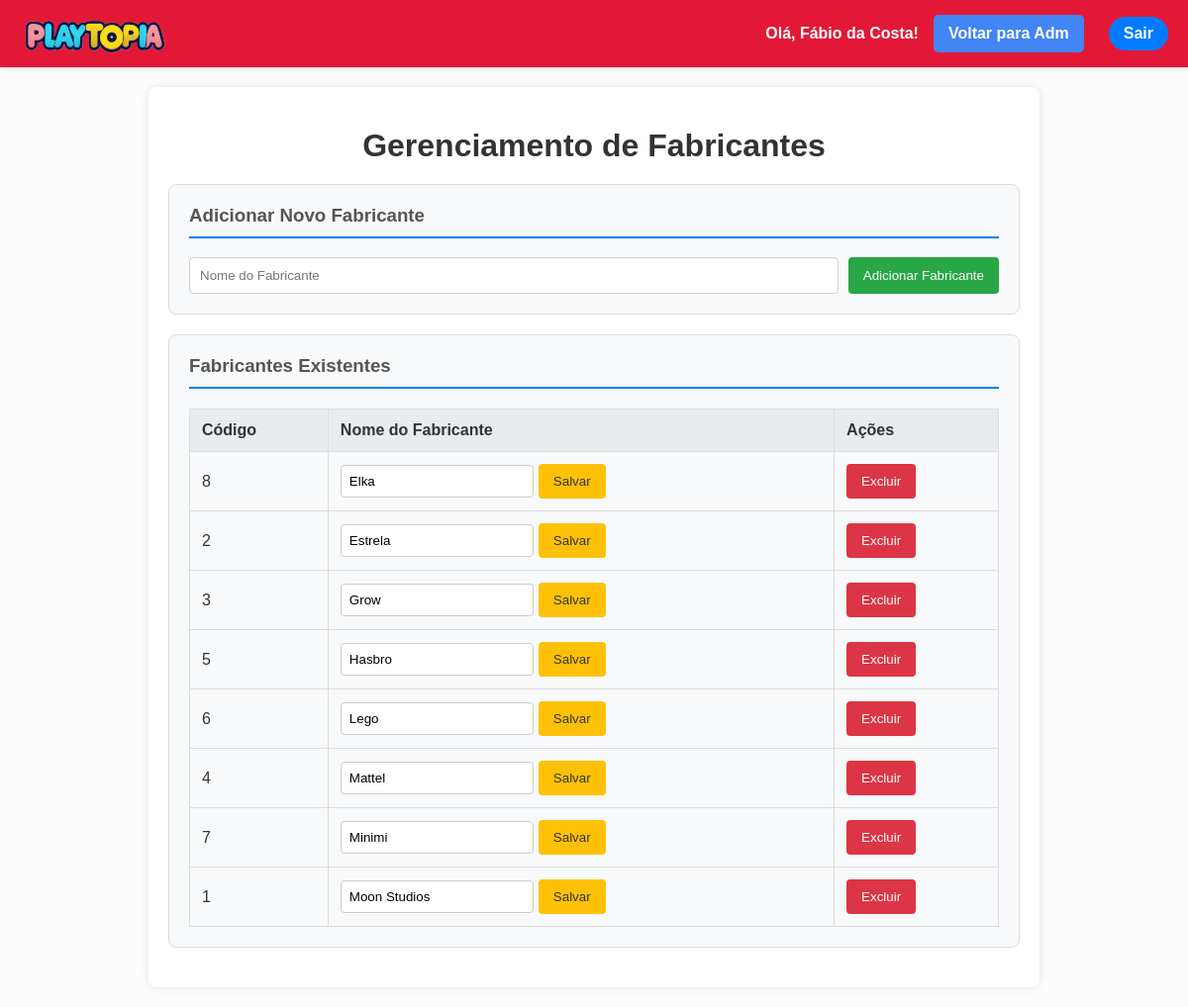
The app's page /loja_brinquedos/gerenciar_fabricantes.php (signed in), older data.
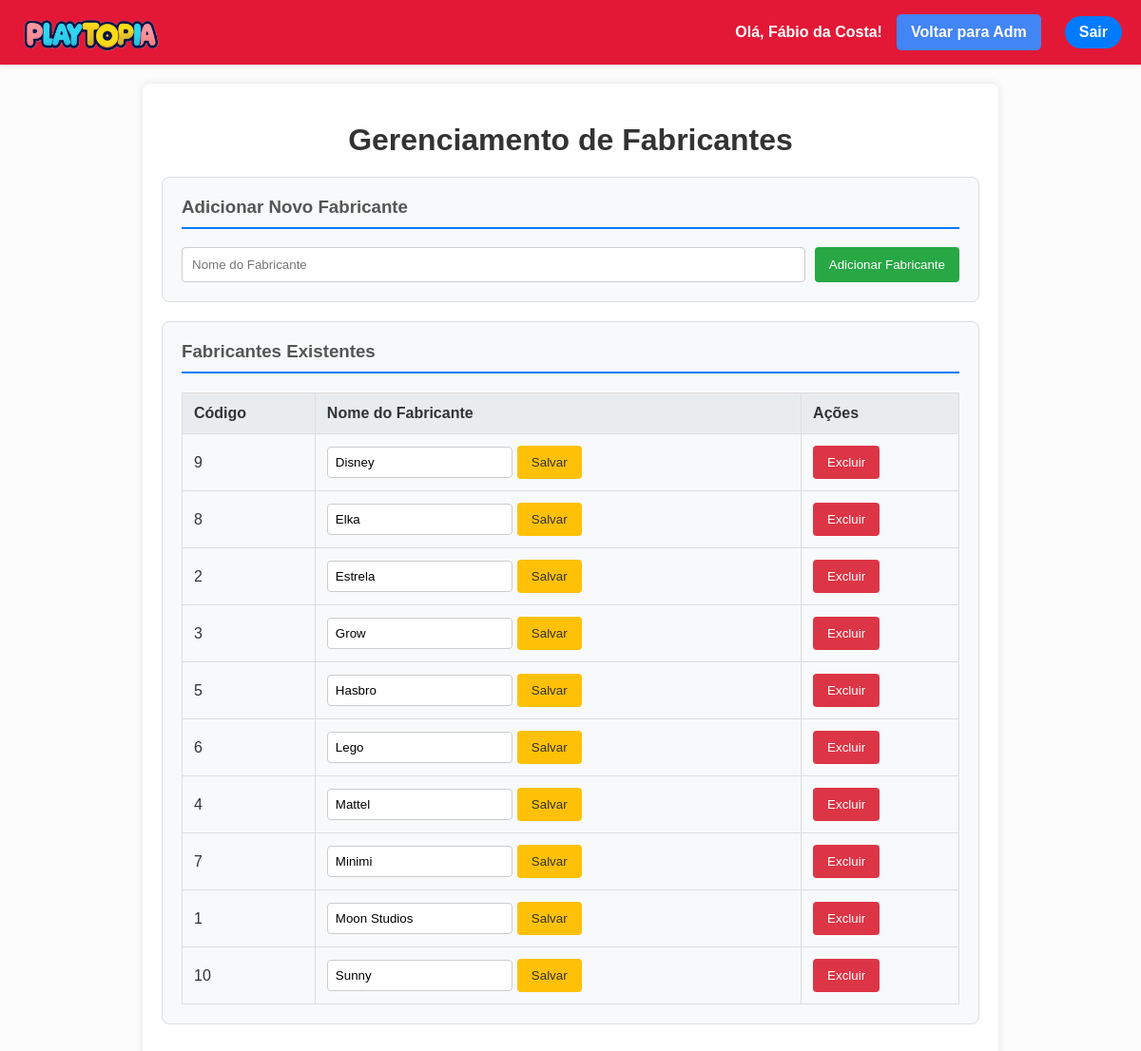
The same page, newer data.
### tables this page shows
CREATE TABLE IF NOT EXISTS `fabricante` (
  `codigo` int(5) NOT NULL AUTO_INCREMENT,
  `nome` varchar(100) NOT NULL,
  PRIMARY KEY (`codigo`),
  UNIQUE KEY `nome` (`nome`)
);

### loja_brinquedos/gerenciar_fabricantes.php (the view, shortened to what this page needs)
<?php
require_once "db_connection.php";
$sql_fabricantes = "SELECT codigo, nome FROM fabricante ORDER BY nome ASC";
$result_fabricantes = $conn->query($sql_fabricantes);
$fabricantes = $result_fabricantes->fetch_all(MYSQLI_ASSOC);
?>
<!DOCTYPE html>
<html lang="pt-BR">
<head>
    <link rel="stylesheet" href="styles.css">
</head>
<body>
<div class="header">
    <a href="loja.php">
        <img src="logo.png" alt="Logo da Playtopia" class="logo-loja-adm">
    </a>
    <div class="user-actions">
        <span class="welcome-message">Olá, <?php echo htmlspecialchars($_SESSION['user_name']); ?>!</span>
        <a href="administracao.php" class="admin-btn">Voltar para Adm</a>
        <a href="logout.php" class="logout-btn">Sair</a>
    </div>
</div>
<div class="container-adm">
    <h1>Gerenciamento de Fabricantes</h1>
    <div class="card-adm">
        <h3>Adicionar Novo Fabricante</h3>
        <form method="post" action="gerenciar_fabricantes.php" class="form-adm">
            <input type="text" name="nome_novo_fabricante" placeholder="Nome do Fabricante" required>
            <button type="submit" name="adicionar_fabricante" class="btn-adm btn-add">Adicionar Fabricante</button>
        </form>
    </div>
    <div class="card-adm">
        <h3>Fabricantes Existentes</h3>
        <?php if (!empty($fabricantes)): ?>
            <table class="table-adm">
                <thead>
                    <tr>
                        <th>Código</th>
                        <th>Nome do Fabricante</th>
                        <th>Ações</th>
                    </tr>
                </thead>
                <tbody>
                    <?php foreach ($fabricantes as $fabricante): ?>
                        <tr>
                            <td><?php echo htmlspecialchars($fabricante['codigo']); ?></td>
                            <td>
                                <form method="post" action="gerenciar_fabricantes.php" class="inline-form">
                                    <input type="text" name="nome_editar" value="<?php echo htmlspecialchars($fabricante['nome']); ?>" required>
                                    <button type="submit" name="editar_fabricante" class="btn-adm btn-edit">Salvar</button>
                                </form>
                            </td>
                            <td>
                                <form method="post" action="gerenciar_fabricantes.php" class="inline-form" onsubmit="return confirm('Tem certeza que deseja excluir este fabricante?');">
                                    <button type="submit" name="excluir_fabricante" class="btn-adm btn-delete">Excluir</button>
                                </form>
                            </td>
                        </tr>
                    <?php endforeach; ?>
                </tbody>
            </table>
        <?php else: ?>
            <p>Nenhum fabricante cadastrado.</p>
        <?php endif; ?>
    </div>
</div>
</body>
</html>

### loja_brinquedos/styles.css (style rules this page uses)
.header { background-color: var(--primary-color); padding: 20px; box-shadow: 0 2px 4px rgba(0, 0, 0, 0.1); display: flex; justify-content: space-between; align-items: center; position: sticky; top: 0; z-index: 1000; flex-wrap: wrap; gap: 10px; }
.logo-loja-adm { height: 150px; width: auto; position: fixed; top: -35px; }
.user-actions { display: flex; align-items: center; gap: 15px; }
.welcome-message { font-weight: bold; color: #555; }
.login-btn, .logout-btn { text-decoration: none; color: #fff; background-color: #4285f4; padding: 8px 15px; border-radius: 20px; transition: background-color 0.3s; }
.admin-btn { background-color: #4285f4; color: white; padding: 10px 15px; text-decoration: none; border-radius: 5px; margin-right: 10px; transition: background-color 0.3s; }
.welcome-message { font-weight: bold; color: #333; }
.login-btn, .logout-btn { text-decoration: none; color: #fff; background-color: #007bff; padding: 8px 12px; border-radius: 5px; transition: background-color 0.3s; }
.container-adm { max-width: 900px; margin: 20px auto; padding: 20px; background-color: #fff; box-shadow: 0 0 10px rgba(0, 0, 0, 0.1); border-radius: 8px; }
.container-adm h1 { text-align: center; color: #333; margin-bottom: 20px; }
.card-adm { background-color: #f8f9fa; border: 1px solid #ddd; border-radius: 8px; padding: 20px; margin-bottom: 20px; }
.card-adm h3 { margin-top: 0; color: #555; border-bottom: 2px solid #007bff; padding-bottom: 10px; }
.form-adm { display: flex; gap: 10px; }
.form-adm input[type="text"] { flex-grow: 1; padding: 10px; border: 1px solid #ccc; border-radius: 4px; }
.btn-adm { padding: 10px 15px; border: none; border-radius: 4px; color: #fff; cursor: pointer; transition: background-color 0.3s; }
.btn-add { background-color: #28a745; }
.table-adm { width: 100%; border-collapse: collapse; margin-top: 20px; }
.table-adm th, .table-adm td { border: 1px solid #ddd; padding: 12px; text-align: left; }
.table-adm th { background-color: #e9ecef; }
.inline-form { display: inline-flex; gap: 5px; align-items: center; }
.inline-form input[type="text"] { padding: 8px; border: 1px solid #ccc; border-radius: 4px; }
.btn-edit { background-color: #ffc107; color: #333; }
.btn-delete { background-color: #dc3545; }
.admin-btn { text-decoration: none; color: #fff; background-color: #6c757d; padding: 8px 12px; border-radius: 5px; transition: background-color 0.3s; }
html { scrollbar-width: thin; scrollbar-color: #888 #f1f1f1; }
body { font-family: Arial, sans-serif; margin: 0; padding: 0; background-color: #fcfcfc; color: #333; }
.header a { color: #fff; text-decoration: none; font-weight: bold; transition: color 0.3s ease; }
:root { --primary-color: #e31837; --secondary-color: #ffde00; --accent-color: #007bff; --text-color: #333333; --light-bg: #ffffff; --light-gray: #f0f2f5; }
html { box-sizing: border-box; overflow-x: hidden; }
*, *:before, *:after { box-sizing: inherit; }
.header { background-color: var(--primary-color); color: var(--light-bg); padding: 15px 20px; box-shadow: 0 2px 4px rgba(0, 0, 0, 0.1); display: flex; justify-content: space-between; align-items: center; position: sticky; top: 0; z-index: 1000; flex-wrap: wrap; gap: 15px; }
.user-actions a, .welcome-message { color: var(--light-bg); font-weight: bold; text-decoration: none; }
.login-btn, .logout-btn { text-decoration: none; color: var(--light-bg); background-color: var(--accent-color); padding: 8px 15px; border-radius: 20px; transition: background-color 0.3s; }
.admin-btn { background-color: #4285f4; color: var(--light-bg); padding: 10px 15px; text-decoration: none; border-radius: 5px; margin-right: 10px; transition: background-color 0.3s; }

Row changes from the older to the newer data that the page shows:
added fabricante: codigo "9", nome_editar "Disney"
added fabricante: codigo "10", nome_editar "Sunny"
